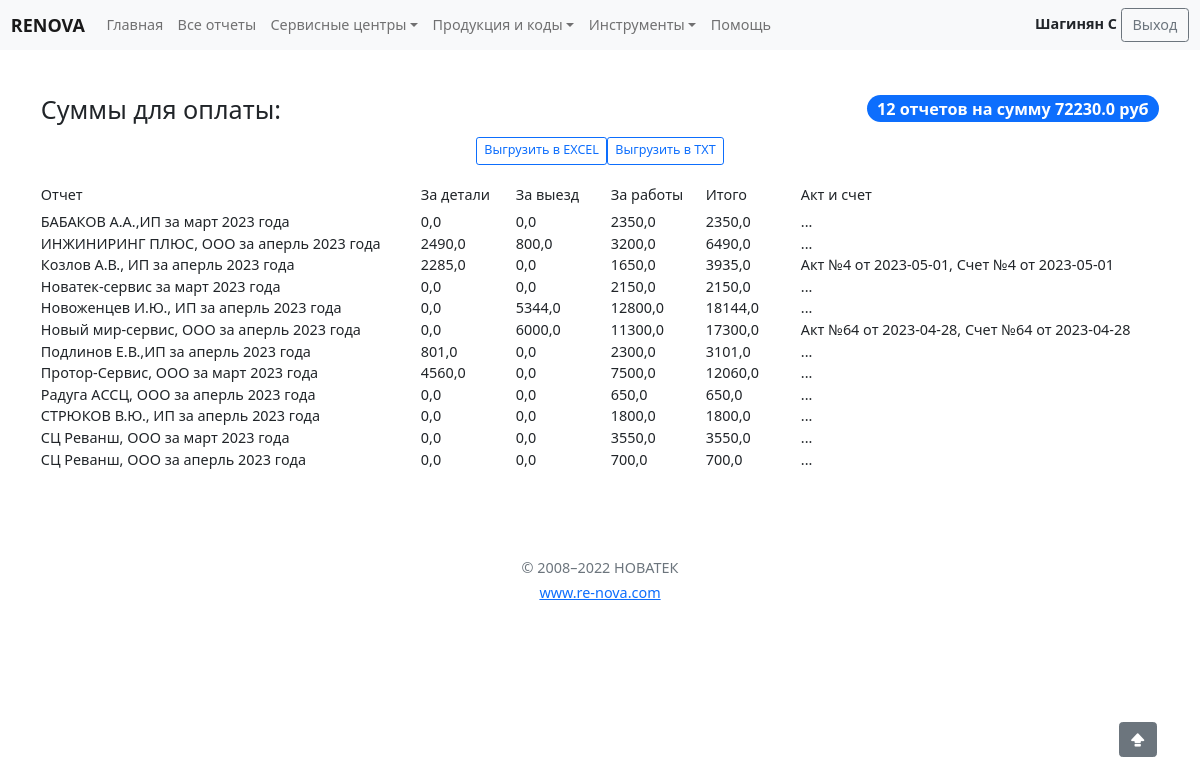
/stat-reports/sum-for-payment (signed in), run on an earlier commit of the app's database.
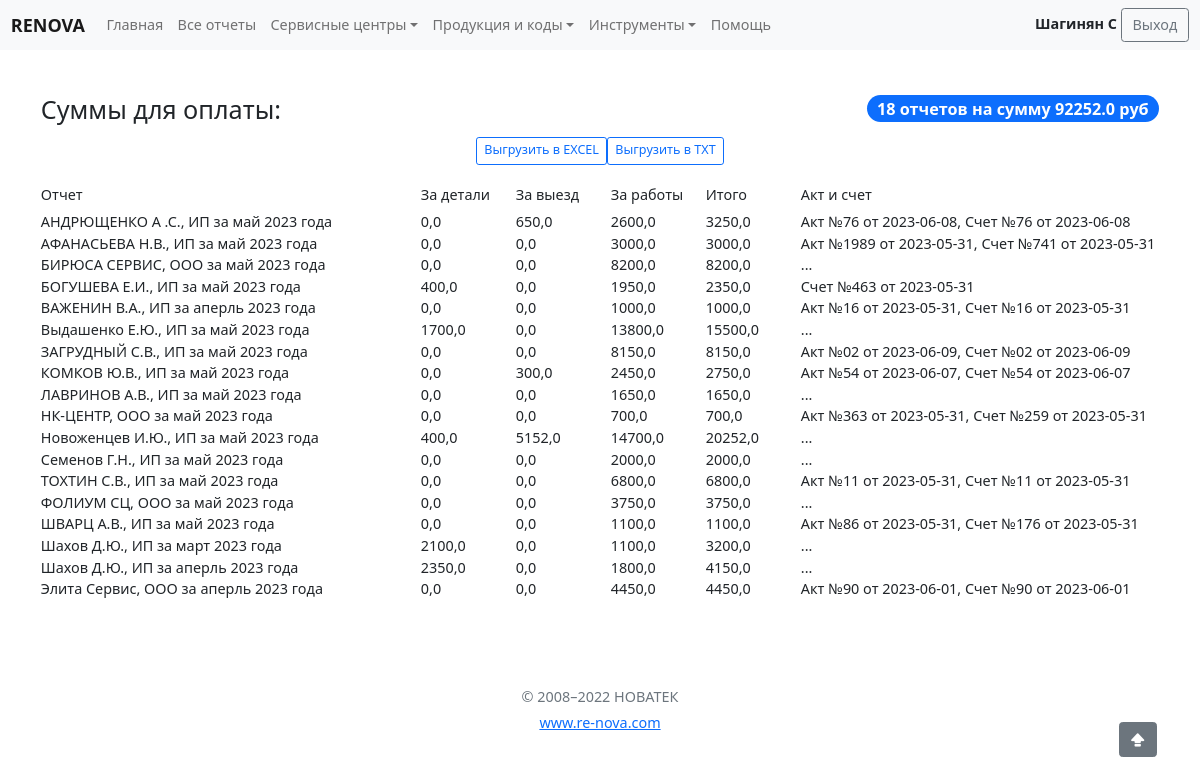
And on a later commit of the database.
### reports/models.py (models this page shows, shortened)
class Reports(ChangeloggableMixin, models.Model):
    service_center = models.ForeignKey(ServiceCenters, on_delete=models.CASCADE, verbose_name='Сервисный центр')
    report_date = models.DateField(verbose_name='Отчетный период')
    note = models.TextField(blank=True, null=True, verbose_name='Примечание')
    user = models.ForeignKey(User, verbose_name=u'Автор отчета', on_delete=models.PROTECT, limit_choices_to={'is_staff': False})
    status = models.CharField(choices=REPORT_STATUS, max_length=100, verbose_name='Статус', default=STATUS_DRAFT)
    total_cost = models.FloatField(default=0, verbose_name='Общая сумма по отчету')
    total_work = models.FloatField(default=0, verbose_name='Общая сумма за работы')
    total_part = models.FloatField(default=0, verbose_name='Общая сумма за детали')
    total_move = models.FloatField(default=0, verbose_name='Общая сумма за выезд')
    records_count = models.IntegerField(default=0, verbose_name='Количестов ремонтов')
    verified_count = models.IntegerField(default=0, verbose_name='Количестов принятых ремонтов')
    have_fault = models.BooleanField(default=False, blank=True, verbose_name='Имеет ошибки')
    pay_date = models.DateField(blank=True, null=True, verbose_name='Дата передачи в оплату')
    send_date = models.DateField(blank=True, null=True, verbose_name='Дата отправки на проверку')
    class Meta():
        verbose_name = 'Отчет'
        verbose_name_plural = 'Отчеты'
        ordering = ['-report_date', 'service_center', 'status']
    def __str__(self):
        date = self.report_date
        return f'{self.service_center.title} за {MONTH_CHOICES [date.month-1][1]}{date.strftime(" %Y")} года'
    def get_report_documents(self):
        docs = self.reportdocumnent_set.filter(title__in=['act', 'invoice'])
        text = ''
        for doc in docs:
            text = f'{text} {doc.get_title_display()} №{doc.number} от {str(doc.date)},'
        return text[:-1] if text else '...'

### servicecentres/models.py (models this page shows, shortened)
class ServiceCenters(ChangeloggableMixin, models.Model):
    code = models.CharField(max_length=50, db_index=True, verbose_name='Код', help_text='Код по 1С. Обязательное поле.')
    title = models.CharField(max_length=50, db_index=True, verbose_name='Наименование', help_text='Юридическое наименование. Обязательное поле.')
    city = models.CharField(max_length=50, verbose_name='Город', help_text='Город. Обязательное поле.')
    region = models.ForeignKey(ServiceRegions,  null=True,on_delete=models.PROTECT, verbose_name='Регион', help_text='Регион СЦ. Обязательное поле.')
    addr = models.CharField(max_length=350, blank=True, verbose_name='Адрес')
    post_addr = models.CharField(max_length=350, blank=True, verbose_name='Почтовый адрес')
    conditions = models.TextField(blank=True, verbose_name='Особыче условия')
    free_parts = models.BooleanField(default=False, verbose_name='Бесплатные запчасти')
    grade = models.FloatField(default=5, verbose_name='Рэйтинг', editable=False)
    note = models.TextField(blank=True, verbose_name='Примечание')
    is_active = models.BooleanField(default=True, verbose_name='Ативен')
    user = models.ForeignKey(User, related_name='user_centers', blank=True, null=True, on_delete=models.SET_NULL, verbose_name='Пользователь', limit_choices_to={'is_staff': False})
    staff_user = models.ForeignKey(User, related_name='staff_centers', blank=True, null=True, on_delete=models.SET_NULL, verbose_name='Менеджер', limit_choices_to={'is_staff': True})
    price_type = models.CharField(choices=BASE_PRICE_TYPE, max_length=100, verbose_name='Тип прайса',
                                  default=PRICE_LITE)
    class Meta():
        verbose_name = 'Сервисный центр'
        verbose_name_plural = 'Сервисные центры'
        ordering = ['title']

### upload/models.py (models this page shows, shortened)
class ReportDocumnent(models.Model):
    report = models.ForeignKey(
        Reports, verbose_name='Отчет', on_delete=models.CASCADE, null=False, blank=False)
    title = models.CharField(
        choices=REPORT_DOCUMENT, verbose_name='Наименование документа', max_length=20, null=False, blank=False)
    number = models.CharField(
        verbose_name='Номер документа', max_length=20, null=False, blank=False)
    date = models.DateField(
        verbose_name='Дата документа', null=False, blank=False)
    file = models.FileField(
        verbose_name='Файйл документа', upload_to=document_name, null=False, blank=False,
        validators=[FileExtensionValidator( ['pdf', 'doc', 'docx', 'jpg', 'png', 'xlsx', 'xls', 'jpeg'] )]
        )
    class Meta():
        verbose_name = 'Документ отчета'
        verbose_name_plural = 'Документы отчетов'
        ordering = ['report', 'title']

### stat_reports/views.py (the view)
# urls.py: path('sum-for-payment', SumForPayment.as_view(), name='sum-for-payment'),
class SumForPayment(LoginRequiredMixin, StaffUserMixin, ListView):
    model = Reports
    template_name = 'stat_reports/sum_for_payment.html'
    context_object_name = 'reports'
    extra_context = {'title': 'Суммы для оплаты:'}
    paginate_by = 50
    def get_queryset(self):
        reports = Reports.objects.filter(status=STATUS_ACCEPTED).order_by('service_center')
        if not(self.request.user.is_superuser or self.request.user.groups.filter(name='GeneralStaff')):
            reports = reports.filter(service_center__staff_user=self.request.user)
        return reports
    def get_context_data(self, **kwargs):
        context = super().get_context_data(**kwargs)
        if not(self.request.user.is_superuser or self.request.user.groups.filter(name='GeneralStaff')):
            context['title'] = f'Суммы для оплаты по СЦ менедежера {self.request.user}:'
        total_sum = self.object_list.aggregate(total_sum=Sum('total_cost'))
        context['total'] = f"{self.object_list.count()} отчетов на сумму {total_sum['total_sum']} руб"
        return context

### main/models.py (called while the page is built)
def get_name(self):
    result = None
    if self:
        if self.last_name or self.first_name:
            if self.last_name:
                if self.first_name:
                    result = self.last_name+' '+self.first_name[0]
                else:
                    result = self.last_name
            else:
                result = self.first_name
        else:
            result = self.username
        return result
    return result

### main/my_validators.py (called while the page is built)
    def test_func(self):
        return self.request.user.is_active and self.request.user.is_staff

### main/templatetags/my_tags.py (called while the page is built)
@register.filter(name='has_group')
def has_group(user, group_name):
    return user.groups.filter(name=group_name).exists()

@register.inclusion_tag('main/tag_show_base_price_links.html')
def show_base_price_links():
    from ..business_logic import BASE_PRICE_TYPE
    base_price_type = BASE_PRICE_TYPE
    return {'base_price_type': base_price_type, }

### stat_reports/templates/stat_reports/sum_for_payment.html (shortened to what this page needs)
{% extends 'base.html' %}
{% load static %}
{% load my_tags %}
{% block content %}
{% include 'inc/staff_navbar.html' %}
<div class="container">
    <main>
        <div class="row mt-5 justify-content-between ">
            <h3 class="col-auto">{{ title }}</h3>
            <h4 class="col-auto mb-3">
                <span class="col-auto badge bg-primary rounded-pill ml-2">{{ total }}</span>
            </h4>
        </div>
        {% if reports %}
            <div class="d-flex mb-4 justify-content-center">
                <div><a class="btn btn-outline-primary btn-sm" href="export-sum-for-payment" role="button">Выгрузить в EXCEL</a></div>
                <div><a class="btn btn-outline-primary btn-sm" href="export-sum-for-payment-to-csv" role="button">Выгрузить в TXT</a></div>
            </div>
            <div class="row h6 d-none d-sm-flex">
                <div class="col-sm-4">Отчет</div>
                <div class="col-sm-1">За детали</div>
                <div class="col-sm-1">За выезд</div>
                <div class="col-sm-1">За работы</div>
                <div class="col-sm-1">Итого</div>
                <div class="col-sm-4">Акт и счет</div>
            </div>
            {% for report in reports %}
                <div class="row d-none d-sm-flex">
                    <div class="col-sm-4">{{ report }}</div>
                    <div class="col-sm-1">{{ report.total_part }}</div>
                    <div class="col-sm-1">{{ report.total_move }}</div>
                    <div class="col-sm-1">{{ report.total_work }}</div>
                    <div class="col-sm-1">{{ report.total_cost }}</div>
                    <div class="col-sm-4">{{ report.get_report_documents }}</div>
                </div>
            {% endfor %}
            {% include 'inc/go_to_top_button.html' %}
        {% else %}
        <h4 class="text-center text-muted mt-5">Ничего не найдено ...</h4>
        {% endif %}
    </main>
</div>
{% include 'inc/footer.html' %}
{% endblock %}

What changed in the data, as far as the page shows it:
no longer on this page (row edited): Reports: report_date+service_center "БАБАКОВ А.А.,ИП за март 2023 года", total_part "0,0", total_move "0,0", total_work "2350,0", total_cost "2350,0", get_report_documents "..."
no longer on this page (row edited): Reports: report_date+service_center "ИНЖИНИРИНГ ПЛЮС, ООО за аперль 2023 года", total_part "2490,0", total_move "800,0", total_work "3200,0", total_cost "6490,0", get_report_documents "..."
no longer on this page (row edited): Reports: report_date+service_center "Козлов А.В., ИП за аперль 2023 года", total_part "2285,0", total_move "0,0", total_work "1650,0", total_cost "3935,0", get_report_documents "Акт №4 от 2023-05-01, Счет №4 от 2023-05-01"
no longer on this page (row edited): Reports: report_date+service_center "Новатек-сервис за март 2023 года", total_part "0,0", total_move "0,0", total_work "2150,0", total_cost "2150,0", get_report_documents "..."
no longer on this page (row edited): Reports: report_date+service_center "Новоженцев И.Ю., ИП за аперль 2023 года", total_part "0,0", total_move "5344,0", total_work "12800,0", total_cost "18144,0", get_report_documents "..."
no longer on this page (row edited): Reports: report_date+service_center "Новый мир-сервис, ООО за аперль 2023 года", total_part "0,0", total_move "6000,0", total_work "11300,0", total_cost "17300,0", get_report_documents "Акт №64 от 2023-04-28, Счет №64 от 2023-04-28"
no longer on this page (row edited): Reports: report_date+service_center "Подлинов Е.В.,ИП за аперль 2023 года", total_part "801,0", total_move "0,0", total_work "2300,0", total_cost "3101,0", get_report_documents "..."
no longer on this page (row edited): Reports: report_date+service_center "Протор-Сервис, ООО за март 2023 года", total_part "4560,0", total_move "0,0", total_work "7500,0", total_cost "12060,0", get_report_documents "..."
no longer on this page (row edited): Reports: report_date+service_center "Радуга АССЦ, ООО за аперль 2023 года", total_part "0,0", total_move "0,0", total_work "650,0", total_cost "650,0", get_report_documents "..."
no longer on this page (row edited): Reports: report_date+service_center "СТРЮКОВ В.Ю., ИП за аперль 2023 года", total_part "0,0", total_move "0,0", total_work "1800,0", total_cost "1800,0", get_report_documents "..."
no longer on this page (row edited): Reports: report_date+service_center "СЦ Реванш, ООО за март 2023 года", total_part "0,0", total_move "0,0", total_work "3550,0", total_cost "3550,0", get_report_documents "..."
no longer on this page (row edited): Reports: report_date+service_center "СЦ Реванш, ООО за аперль 2023 года", total_part "0,0", total_move "0,0", total_work "700,0", total_cost "700,0", get_report_documents "..."
now on this page (row edited): Reports: report_date+service_center "АНДРЮЩЕНКО А .С., ИП за май 2023 года", total_part "0,0", total_move "650,0", total_work "2600,0", total_cost "3250,0", get_report_documents "Акт №76 от 2023-06-08, Счет №76 от 2023-06-08"
now on this page (row edited): Reports: report_date+service_center "АФАНАСЬЕВА Н.В., ИП за май 2023 года", total_part "0,0", total_move "0,0", total_work "3000,0", total_cost "3000,0", get_report_documents "Акт №1989 от 2023-05-31, Счет №741 от 2023-05-31"
now on this page (row edited): Reports: report_date+service_center "БИРЮСА СЕРВИС, ООО за май 2023 года", total_part "0,0", total_move "0,0", total_work "8200,0", total_cost "8200,0", get_report_documents "..."
now on this page (row edited): Reports: report_date+service_center "БОГУШЕВА Е.И., ИП за май 2023 года", total_part "400,0", total_move "0,0", total_work "1950,0", total_cost "2350,0", get_report_documents "Счет №463 от 2023-05-31"
now on this page (row edited): Reports: report_date+service_center "ВАЖЕНИН В.А., ИП за аперль 2023 года", total_part "0,0", total_move "0,0", total_work "1000,0", total_cost "1000,0", get_report_documents "Акт №16 от 2023-05-31, Счет №16 от 2023-05-31"
now on this page (row edited): Reports: report_date+service_center "Выдашенко Е.Ю., ИП за май 2023 года", total_part "1700,0", total_move "0,0", total_work "13800,0", total_cost "15500,0", get_report_documents "..."
now on this page (row edited): Reports: report_date+service_center "ЗАГРУДНЫЙ С.В., ИП за май 2023 года", total_part "0,0", total_move "0,0", total_work "8150,0", total_cost "8150,0", get_report_documents "Акт №02 от 2023-06-09, Счет №02 от 2023-06-09"
now on this page (row edited): Reports: report_date+service_center "КОМКОВ Ю.В., ИП за май 2023 года", total_part "0,0", total_move "300,0", total_work "2450,0", total_cost "2750,0", get_report_documents "Акт №54 от 2023-06-07, Счет №54 от 2023-06-07"
now on this page (row edited): Reports: report_date+service_center "ЛАВРИНОВ А.В., ИП за май 2023 года", total_part "0,0", total_move "0,0", total_work "1650,0", total_cost "1650,0", get_report_documents "..."
now on this page (row edited): Reports: report_date+service_center "НК-ЦЕНТР, ООО за май 2023 года", total_part "0,0", total_move "0,0", total_work "700,0", total_cost "700,0", get_report_documents "Акт №363 от 2023-05-31, Счет №259 от 2023-05-31"
now on this page (row edited): Reports: report_date+service_center "Новоженцев И.Ю., ИП за май 2023 года", total_part "400,0", total_move "5152,0", total_work "14700,0", total_cost "20252,0", get_report_documents "..."
added Reports: report_date+service_center "Семенов Г.Н., ИП за май 2023 года", total_part "0,0", total_move "0,0", total_work "2000,0", total_cost "2000,0", get_report_documents "..."
now on this page (row edited): Reports: report_date+service_center "ТОХТИН С.В., ИП за май 2023 года", total_part "0,0", total_move "0,0", total_work "6800,0", total_cost "6800,0", get_report_documents "Акт №11 от 2023-05-31, Счет №11 от 2023-05-31"
now on this page (row edited): Reports: report_date+service_center "ФОЛИУМ СЦ, ООО за май 2023 года", total_part "0,0", total_move "0,0", total_work "3750,0", total_cost "3750,0", get_report_documents "..."
added Reports: report_date+service_center "ШВАРЦ А.В., ИП за май 2023 года", total_part "0,0", total_move "0,0", total_work "1100,0", total_cost "1100,0", get_report_documents "Акт №86 от 2023-05-31, Счет №176 от 2023-05-31"
now on this page (row edited): Reports: report_date+service_center "Шахов Д.Ю., ИП за март 2023 года", total_part "2100,0", total_move "0,0", total_work "1100,0", total_cost "3200,0", get_report_documents "..."
added Reports: report_date+service_center "Шахов Д.Ю., ИП за аперль 2023 года", total_part "2350,0", total_move "0,0", total_work "1800,0", total_cost "4150,0", get_report_documents "..."
now on this page (row edited): Reports: report_date+service_center "Элита Сервис, ООО за аперль 2023 года", total_part "0,0", total_move "0,0", total_work "4450,0", total_cost "4450,0", get_report_documents "Акт №90 от 2023-06-01, Счет №90 от 2023-06-01"
Also different on the page:
{{ total }}: "12 отчетов на сумму 72230.0 руб" → "18 отчетов на сумму 92252.0 руб"
